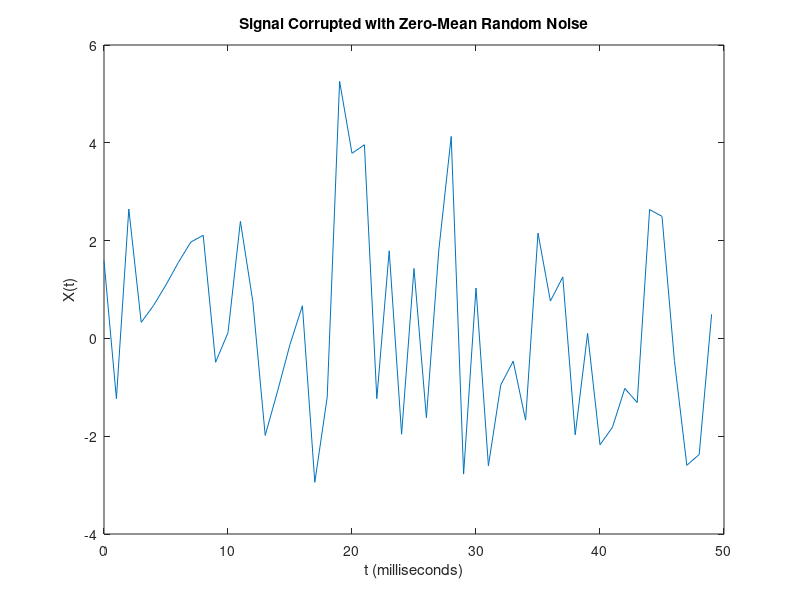
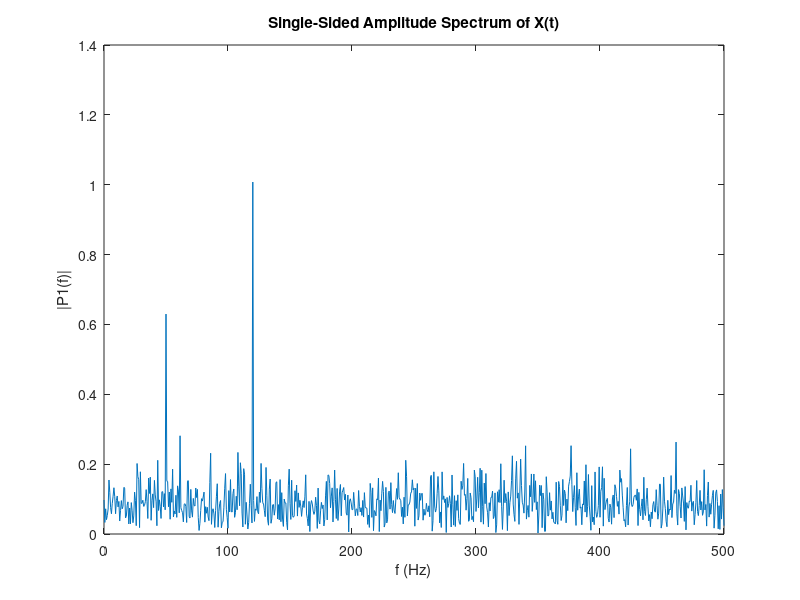
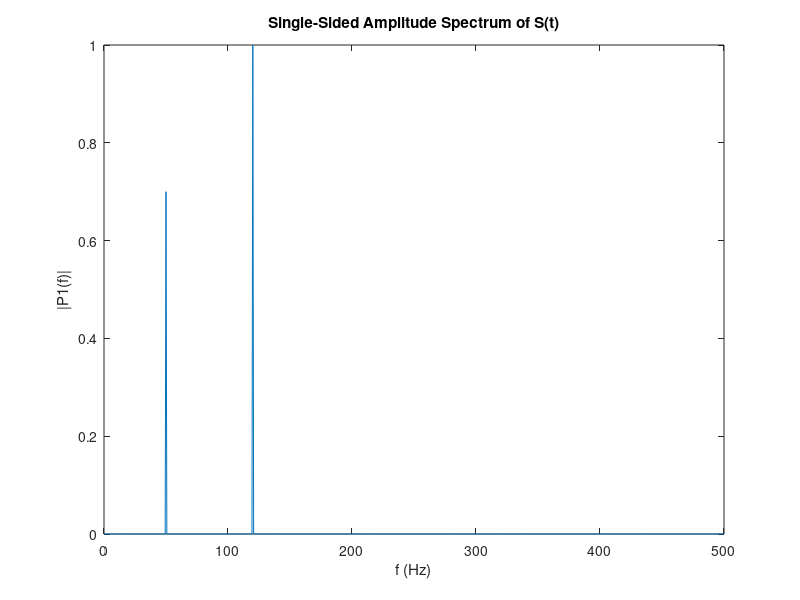

These charts were generated, in order, by the following MATLAB code:
clc
clear
close all
%% Noisy Signal
% Use Fourier transforms to find the frequency components of a signal buried in noise.
% Specify the parameters of a signal with a sampling frequency of 1 kHz and a signal duration of 1.5 seconds.
Fs = 1000;            % Sampling frequency                    
T = 1/Fs;             % Sampling period       
L = 1500;             % Length of signal
t = (0:L-1)*T;        % Time vector

%% Form a signal containing a 50 Hz sinusoid of amplitude 0.7 and a 120 Hz sinusoid of amplitude 1.
S = 0.7*sin(2*pi*50*t) + sin(2*pi*120*t);

%% Corrupt the signal with zero-mean white noise with a variance of 4.
X = S + 2*randn(size(t));

%% Plot the noisy signal in the time domain. It is difficult to identify the frequency components by looking at the signal X(t). 
figure(1)
plot(1000*t(1:50),X(1:50))
title('Signal Corrupted with Zero-Mean Random Noise')
xlabel('t (milliseconds)')
ylabel('X(t)')

%% Compute the Fourier transform of the signal. 
Y = fft(X);

%% Compute the two-sided spectrum P2. Then compute the single-sided spectrum P1 based on P2 and the even-valued signal length L.
P2 = abs(Y/L);
P1 = P2(1:L/2+1);
P1(2:end-1) = 2*P1(2:end-1);

%% Define the frequency domain f and plot the single-sided amplitude spectrum P1. The amplitudes are not exactly at 0.7 and 1, as expected, because of the added noise. On average, longer signals produce better frequency approximations.
f = Fs*(0:(L/2))/L;
figure(2)
plot(f,P1) 
title('Single-Sided Amplitude Spectrum of X(t)')
xlabel('f (Hz)')
ylabel('|P1(f)|')

%% Now, take the Fourier transform of the original, uncorrupted signal and retrieve the exact amplitudes, 0.7 and 1.0.
Y = fft(S);
P2 = abs(Y/L);
P1 = P2(1:L/2+1);
P1(2:end-1) = 2*P1(2:end-1);

figure(3)
plot(f,P1) 
title('Single-Sided Amplitude Spectrum of S(t)')
xlabel('f (Hz)')
ylabel('|P1(f)|')
